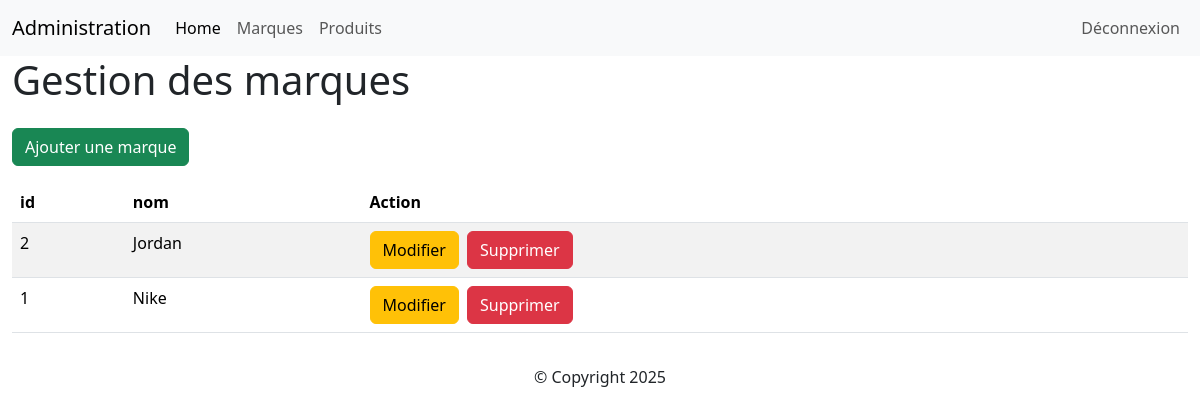
The app's page /admin/marques.php (signed in), older data.
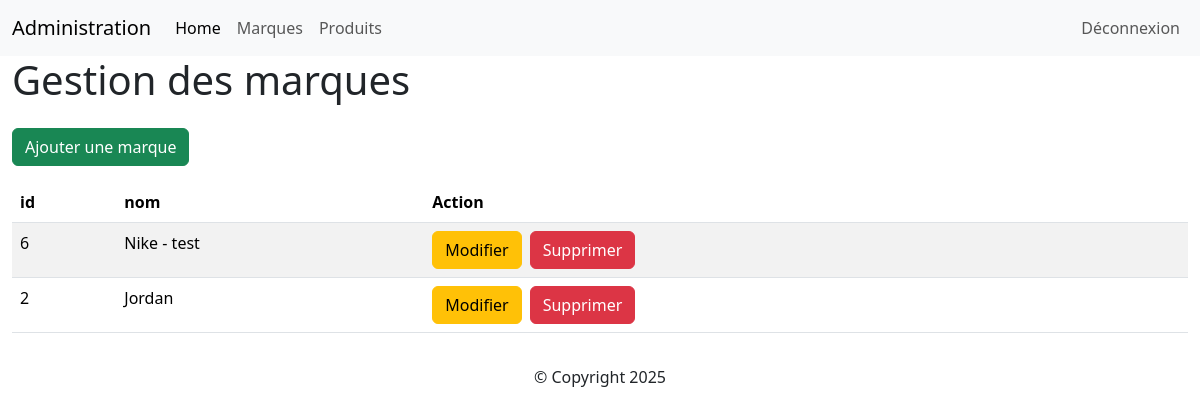
The same page, newer data.
### tables this page shows
CREATE TABLE IF NOT EXISTS `marques` (
  `id` int NOT NULL AUTO_INCREMENT,
  `nom` varchar(100) NOT NULL,
  `logo` varchar(255) DEFAULT NULL,
  PRIMARY KEY (`id`)
);

### admin/marques.php (the view, shortened to what this page needs)
<?php
    require "../connexion.php";
?>
<!DOCTYPE html>
<html lang="en">
<head>
      <link href="https://cdn.jsdelivr.net/npm/bootstrap@5.3.8/dist/css/bootstrap.min.css" rel="stylesheet">
</head>
<body>
    <?php
        include("partials/header.php");
    ?>
    <div class="container-fluid">
        <h1>Gestion des marques</h1>
        <a href="addMarque.php" class="btn btn-success my-3">Ajouter une marque</a>
        <table class="table table-striped">
            <thead>
                <tr>
                    <th>id</th>
                    <th>nom</th>
                    <th>Action</th>
                </tr>
            </thead>
            <tbody>
                <?php
                    $req = $bdd->query("SELECT * FROM marques ORDER BY id DESC");
                    while($don = $req->fetch(PDO::FETCH_ASSOC))
                    {
                        echo "<tr>";
                            echo "<td>".$don['id']."</td>";
                            echo "<td>".$don['nom']."</td>";
                            echo "<td>";
                                echo "<a href='updateMarque.php?id=".$don['id']."' class='btn btn-warning'>Modifier</a>";
                                echo "<a href='marques.php?delete=".$don['id']."' class='btn btn-danger mx-2'>Supprimer</a>";
                            echo "</td>";
                        echo "</tr>";
                    }
                ?>
            </tbody>
        </table>
    </div>
    <?php
        include("partials/footer.php");
    ?>
</body>
</html>

Row changes from the older to the newer data that the page shows:
removed marques: id "1", nom "Nike"
added marques: id "6", nom "Nike - test"
